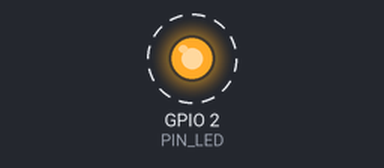
Bench run of a sketch on a simulated ESP32. Shown: output pins drawn as LEDs (lit = HIGH). Dashed ring = blinking. What the sketch prints to the serial monitor is not drawn.

Above: at 0.2 s.
Timing chart, 0 to 3.0 s (numbered marks = the images above):
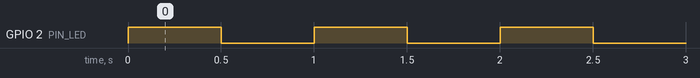

The sketch:

blink.ino
```cpp
/*
 * Proof of concept: blink (ESP32 DevKit)
 * Toont aan dat de Arduino IDE, het ESP32 board package, de USB-driver
 * (CP210x / CH340) en het uploaden werken, en dat de klok klopt:
 * de blauwe led (GPIO2) knippert precies 60x per minuut.
 */
const int PIN_LED = 2;

void setup()
{
  pinMode(PIN_LED, OUTPUT);
  Serial.begin(115200);
  Serial.printf("CPU %u MHz\n", getCpuFrequencyMhz());
}

void loop()
{
  digitalWrite(PIN_LED, HIGH);
  delay(500);
  digitalWrite(PIN_LED, LOW);
  delay(500);
}
```

Measured:
- by itself, GPIO 2 (PIN_LED): alternates HIGH for 0.50 s and LOW for 0.50 s
